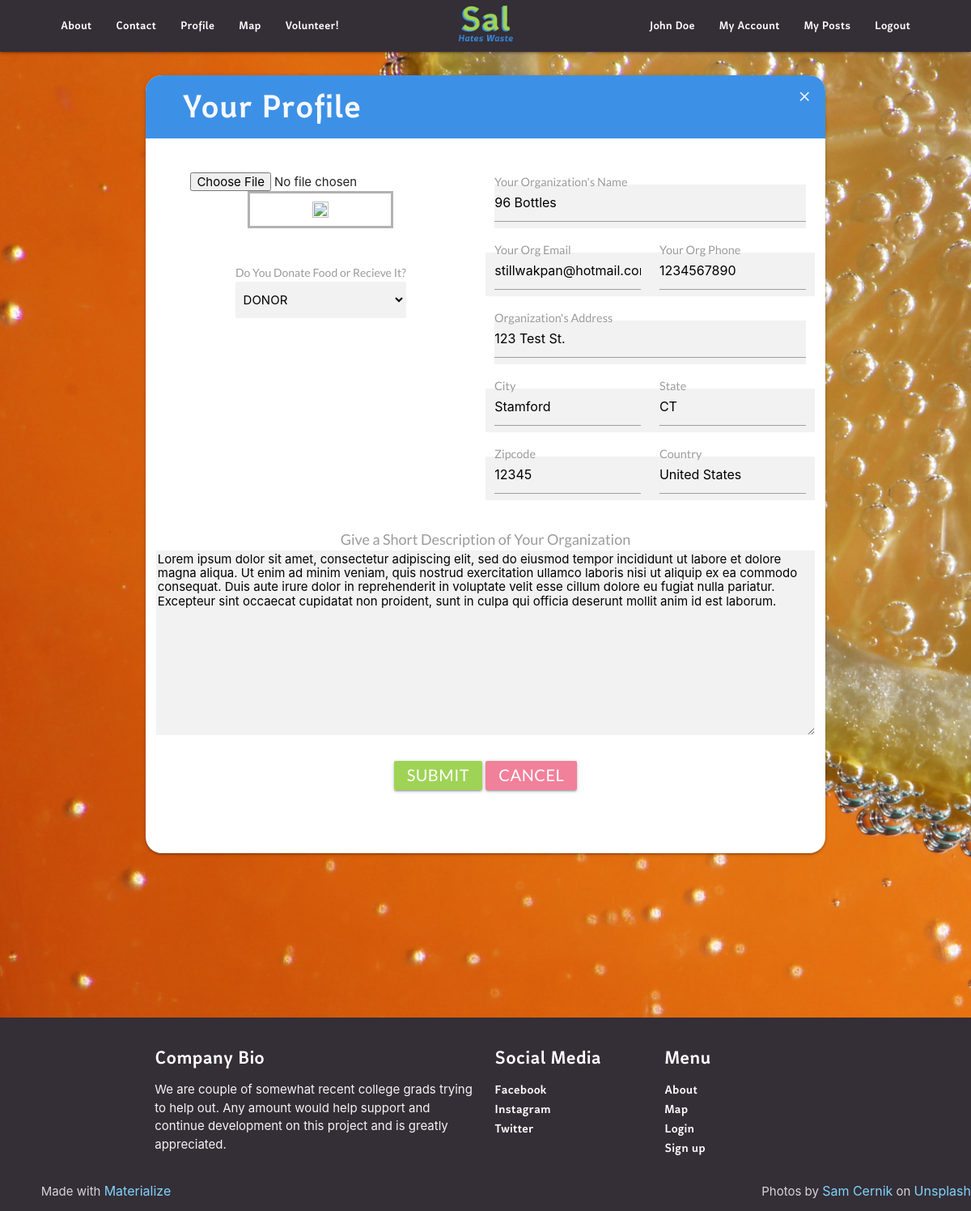
Before: /profile-edit (signed in) with the older database file.
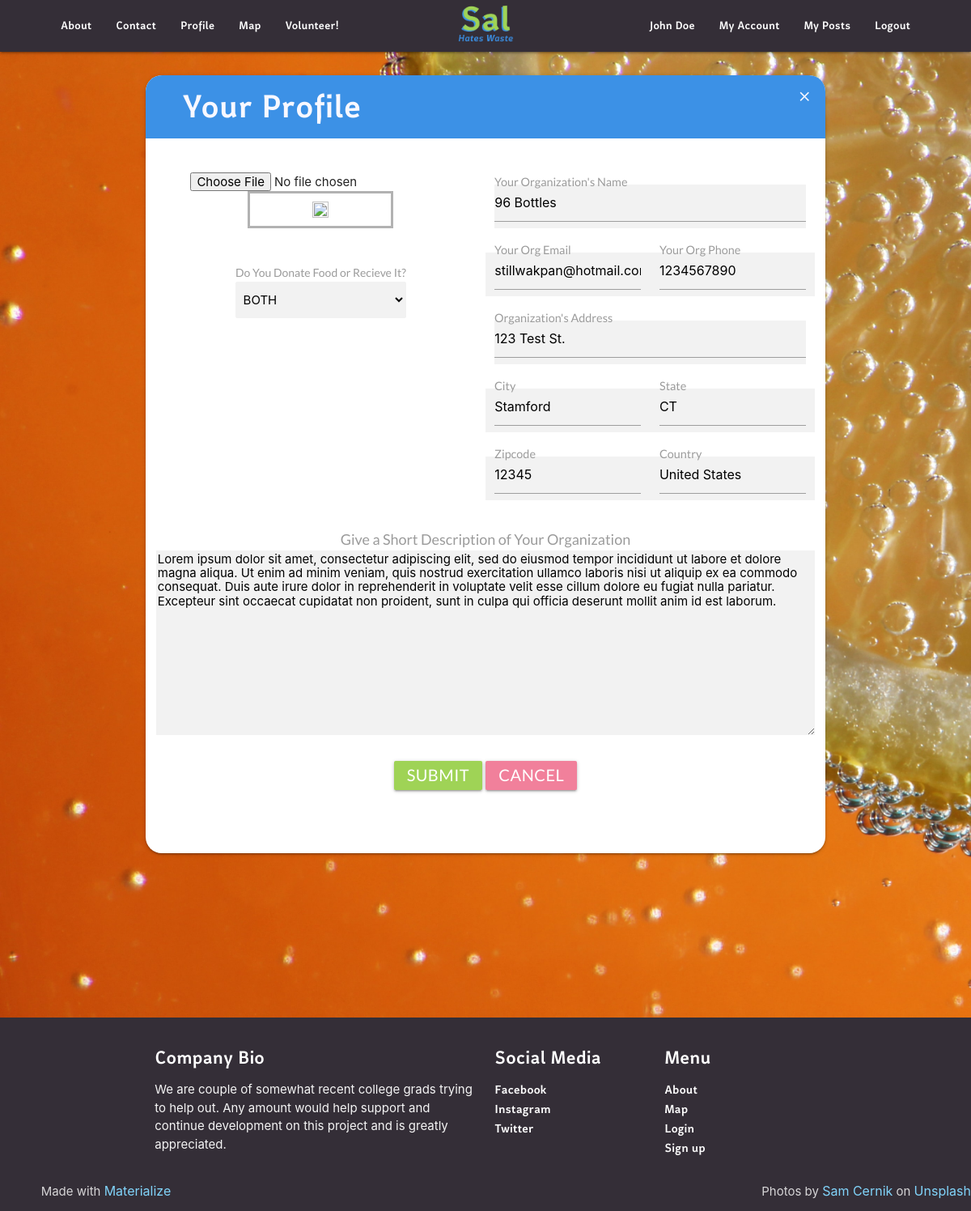
After: the same page with the newer database file.
### main/models.py (models this page shows, shortened)
class Profile(models.Model):
    user = models.OneToOneField(
        CustomUser, on_delete=models.CASCADE, blank=True)
    org_name = models.CharField('Your Organization', max_length=30, blank=True)
    org_role = models.CharField(
        max_length=10, choices=ROLE_CHOICES, default="Donor",)
    phone_regex = RegexValidator(
        regex=r'^\+?1?\d{9,15}$', message="Phone number must be entered in the format: '+999999999'. Up to 15 digits allowed.")
    org_phone = models.CharField(_('phone'), max_length=20, validators=[
                                 phone_regex], null=True, blank=True)
    org_email = models.EmailField(
        'Your Organizations Email', max_length=254, null=False)
    org_address = models.CharField(
        'Your Organizations Location', max_length=80, default="123 Test St.", null=False)
    org_city = models.CharField(max_length=30, default="Stamford", null=False)
    org_state = models.CharField(max_length=2, default="CT", null=False)
    org_zipcode = models.CharField(max_length=10, null=True, blank=True)
    org_country = models.CharField(max_length=60, default="USA", null=False)
    org_desc = models.TextField(max_length=500, null=True, blank=True)
    profile_slug = models.SlugField(max_length=200, null=True, unique=True)
    image = models.ImageField('Profile Image', default='default.png',
                              upload_to='profile_pics',  blank=True, validators=(validate_is_pic,))

### main/views.py (the view)
# urls.py: path('profile-edit', views.profile_edit, name='profile_edit'),
@login_required
def profile_edit(request):
 if request.method == 'POST':
        form = EditProfileForm(request.POST, instance=request.user)
        profile_form = ProfileForm(request.POST, request.FILES, instance=request.user.profile)  # request.FILES is show the selected image or file
        if form.is_valid() and profile_form.is_valid():
            user_form = form.save()
            custom_form = profile_form.save(False)
            custom_form.user = user_form
            custom_form.save()
            messages.success(request, f"Your profile has been updated")
            return redirect('main:profile-view')
        else:
            for msg in profile_form.errors:
                messages.error(request, f"Some of your input is off. Try again.")
            return render(request = request,
                          template_name = "main/profile_edit.html",
                          context={"form":form, "profile_form":profile_form})
 else:
    form = EditProfileForm(instance=request.user)
    profile_form = ProfileForm(instance=request.user.profile)
    return render(request, 'main/profile_edit.html', context = {'form': form,
               'profile_form': profile_form})

### main/forms.py
class EditProfileForm(ModelForm):
         class Meta:
            model = CustomUser
            fields = ('email',)

class ProfileForm(forms.ModelForm):
    image = forms.ImageField(widget=forms.FileInput(attrs={'accept':'image/png,.jpg'}))
    class Meta:
        model = Profile
        fields = ['org_name', 'org_role','org_email','org_phone','org_address','org_city','org_state','org_zipcode','org_country','image','org_desc']

### main/Templates/main/profile_edit.html (shortened to what this page needs)
{% extends 'main/header.html' %}
{% block content %}
<head>
  {% load static %}
  {% load crispy_forms_tags %}
  <link rel="stylesheet" type="text/css" href="{% static 'profile_edit_style.css' %}">
</head>
<body>
  <div class="container col " style="margin-bottom: 12em;">
    <div class="card hoverable">
      <a href="profile-view" class="btn-flat waves-effect waves-light  right">
        <i id="close" class="material-icons">close</i>
      </a>
      <div class="title-banner">
        <h3 class="title-text"> Your Profile</h2>
      </div>
      <div class="card-content center">
        <form method="post" enctype="multipart/form-data">
          {% load widget_tweaks %}
          <div id="main-row" class="row">
            <div class="col left-col">
              {{  profile_form.image }}
              <img id="image" class="account-img" />
              <div id="donor-status">
                <label for="org_role">Do You Donate Food or Recieve It?</label>
                {{  profile_form.org_role |add_class:"select" }}
              </div>
            </div>
            <div class="col right-col">
              <div class="input-field ">
                <label for="org-name">Your Organization's Name</label>
                {{  profile_form.org_name |add_class:"validate" }}
              </div>
              <div class="row">
                <div class="col col-input input-field">
                  <label for="org-email">Your Org Email</label>
                  {{  profile_form.org_email |add_class:"validate" }}
                </div>
                <div class="col col-input input-field">
                  <label for="org-phone">Your Org Phone</label>
                  {{  profile_form.org_phone |add_class:"validate" }}
                </div>
              </div>
              <div class="input-field">
                <label for="org_address ">Organization's Address</label>
                {{  profile_form.org_address}}
              </div>
              <div class="row">
                <div class="col col-input input-field">
                  <label for="org_city">City</label>
                  {{  profile_form.org_city}}
                </div>
                <div class="col col-input input-field">
                  <label for="org_state">State</label>
                  {{  profile_form.org_state}}
                </div>
              </div>
              <div class="row">
                <div class="col col-input input-field">
                  <label for="org_zipcode">Zipcode</label>
                  {{  profile_form.org_zipcode}}
                </div>
                <div class="col col-input input-field">
                  <label for="org_country">Country</label>
                  {{  profile_form.org_country}}
                </div>
              </div>
            </div>
          </div>
          <div class="row">
            <div>
              <label for="org_desc" style="font-size:18;">Give a Short Description of Your Organization</label>
              {{  profile_form.org_desc |add_class:"textarea" }}
            </div>
          </div>
          <div>
            <button id="submit" type="submit" class="btn waves-effect waves-light ">Submit</button>
            <a id="cancel" href="profile-view" class="btn waves-effect waves-light ">Cancel</a>
          </div>
        </form>
      </div>
    </div>
  </div>
  <br>
  {% include 'main/footer.html' %}
</body>
{% endblock %}

Changed rows visible on the page:
changed Profile "96 Bottles": org_role "DONOR" → "BOTH"
